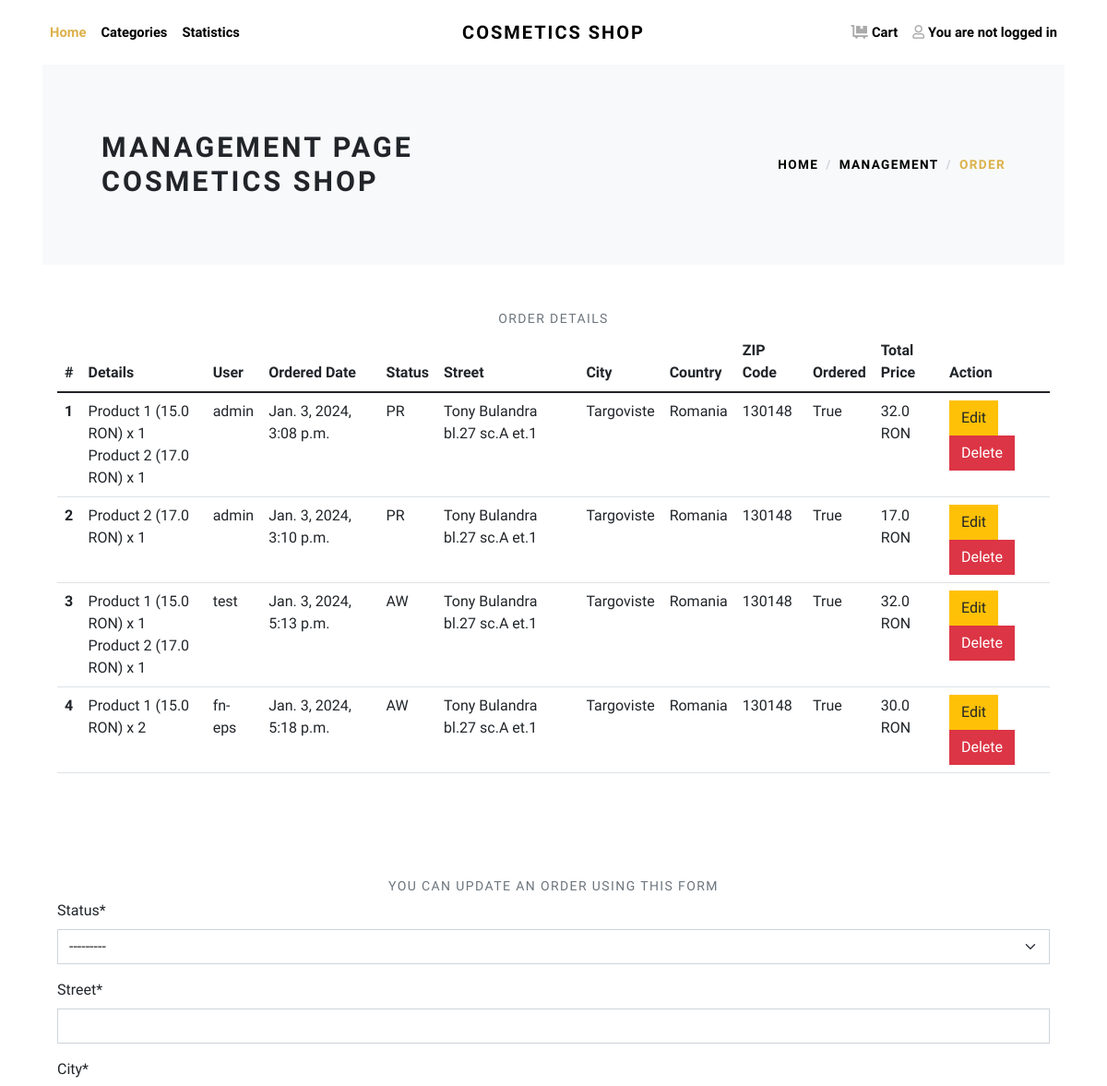
The app's page /management/order (upper part), older data.
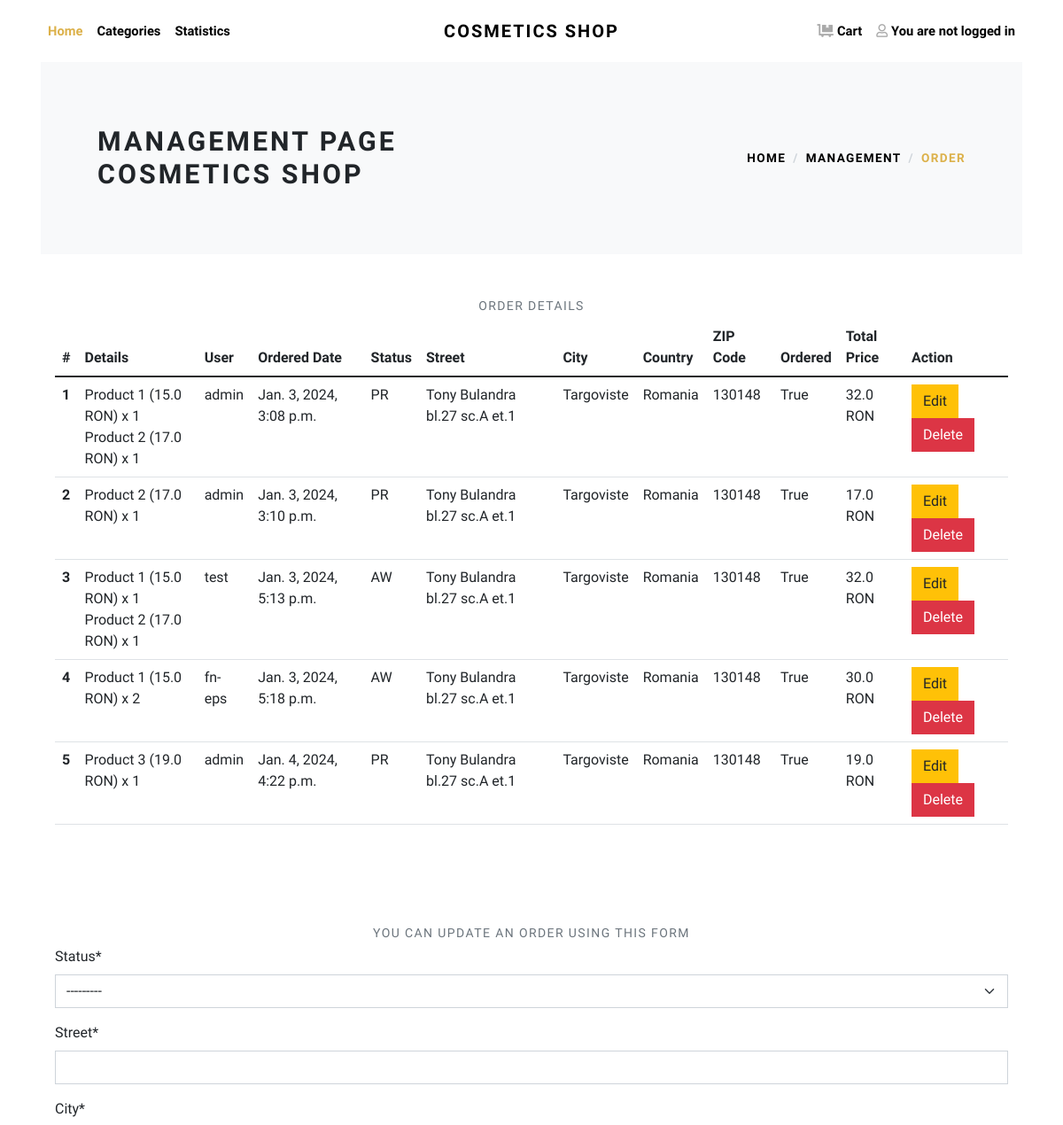
The same page, newer data.
### cosmetics/models.py (models this page shows, shortened)
class Order(models.Model):
    status = [
        ('AW', 'Awaiting'),
        ('PR', 'Processing'),
        ('FI', 'Finalized'),
    ]
    start_date = models.DateTimeField(auto_now_add=True)
    ordered_date = models.DateTimeField(blank=True, null=True)
    ordered = models.BooleanField(default=False)
    status = models.CharField(max_length=20, null=False, choices=status)
    street = models.CharField(max_length=100)
    city = models.CharField(max_length=100)
    country = models.CharField(max_length=100)
    zip_code = models.CharField(max_length=100)
    carts = models.ManyToManyField(Cart, blank=True, db_constraint=False)
    client = models.ForeignKey(Client, on_delete=models.CASCADE)
    def get_total(self):
        total = 0
        for order_item in self.carts.all():
            total += order_item.get_final_price()
        return total

class Cart(models.Model):
    quantity = models.PositiveIntegerField(default=1)
    product = models.ForeignKey(Product, on_delete=models.CASCADE)
    client = models.ForeignKey(Client, on_delete=models.CASCADE)
    ordered = models.BooleanField(default=False)
    def get_total_item_price(self):
        return self.quantity * self.product.price
    def get_final_price(self):
        return self.get_total_item_price()

class Product(models.Model):
    name = models.CharField(max_length=200, null=False, blank=False, unique=True)
    description = models.CharField(max_length=200, blank=True)
    price = models.FloatField(max_length=3, validators=[MinValueValidator(0.0)])
    quantity = models.PositiveIntegerField(default=0)
    icon = models.ImageField(blank=True, upload_to='product')
    category = models.ForeignKey(Category, on_delete=models.CASCADE)
    subcategory = models.ForeignKey(Subcategory, on_delete=models.CASCADE)
    manufacturer = models.ForeignKey(Manufacturer, on_delete=models.CASCADE)

class Client(AbstractUser):
    first_name = models.CharField(max_length=200, null=False)
    last_name = models.CharField(max_length=200, null=False)
    address = models.CharField(max_length=300, null=False)
    phone_number = models.CharField(max_length=15, unique=True)
    email = models.EmailField(unique=True)
    def __str__(self):
        return self.username

### cosmetics/views.py (the view)
# urls.py: path('management/order', cosmetics_views.manage_order, name='manage_order'),
def manage_order(request):
    order_form = OrderForm()
    orders = Order.objects.raw("SELECT * FROM cosmetics_order")
    context = {
        'order_form': order_form,
        'orders': orders,
    }
    return render(request, 'cosmetics/management/order.html', context)

### cosmetics/forms.py
class OrderForm(forms.ModelForm):
    class Meta:
        model = Order
        fields = ['status', 'street', 'city', 'country', 'zip_code']
    helper = FormHelper()
    helper.form_tag = False
    helper.form_class = 'form-group'
    helper.layout = Layout(
        Field('status', css_class='form-control col-md-5'),
        Field('street', css_class='form-control col-md-5'),
        Field('city', css_class='form-control col-md-5'),
        Field('country', css_class='form-control col-md-5'),
        Field('zip_code', css_class='form-control col-md-5'),
    )

### cosmetics/templates/cosmetics/management/order.html (shortened to what the changed rows need)
{% extends "base.html" %}
{% load crispy_forms_tags %}
{% block content %}
{% load static %}
<div class="container">
    <section class="py-5 bg-light">
        <div class="container">
            <div class="row px-4 px-lg-5 py-lg-4 align-items-center">
                <div class="col-lg-6">
                    <h1 class="h2 text-uppercase mb-0">Management page cosmetics shop</h1>
                </div>
            </div>
        </div>
    </section>
    <section class="py-5">
        <div class="container">
            <table class="table table-lg" cellspacing="0" width="100%">
                <thead>
                    <tr>
                        <th scope="col">#</th>
                        <th scope="col">Details</th>
                        <th scope="col">User</th>
                        <th scope="col">Ordered Date</th>
                        <th scope="col">Status</th>
                        <th scope="col">Street</th>
                        <th scope="col">City</th>
                        <th scope="col">Country</th>
                        <th scope="col">ZIP Code</th>
                        <th scope="col">Ordered</th>
                        <th scope="col">Total Price</th>
                        <th scope="col">Action</th>
                    </tr>
                </thead>
                <tbody>
                    {% for order in orders %}
                        <tr>
                            <th scope="row">{{ forloop.counter }}</th>
                            <td>
                                {% for item in order.carts.all %}
                                    {{ item.product.name }} ({{ item.product.price }} RON) x {{ item.quantity }} <br>
                                {% endfor %}
                            </td>
                            <td>{{ order.client }}</td>
                            <td>{{ order.ordered_date }}</td>
                            <td>{{ order.status }}</td>
                            <td>{{ order.street }}</td>
                            <td>{{ order.city }}</td>
                            <td>{{ order.country }}</td>
                            <td>{{ order.zip_code }}</td>
                            <td>{{ order.ordered }}</td>
                            <td>{{ order.get_total }} RON</td>
                            <td>
                                <a class="btn btn-warning" role="button" href="{% url 'update_order'  order.id %}">Edit</a>
                                <a class="btn btn-danger" role="button" data-bs-toggle="modal" data-bs-target="#delete-item-modal-{{ order.pk }}" id="delete-item-{{ order.pk }}">Delete</a>
                            </td>
                        </tr>
                    {% endfor %}
                </tbody>
            </table>
        </div>
    </section>
</div>
{% endblock %}

Row changes from the older to the newer data that the page shows:
added Order: client "admin", ordered_date "Jan. 4, 2024, 4:22 p.m.", status "PR", street "Tony Bulandra bl.27 sc.A et.1", city "Targoviste", country "Romania", zip_code "130148", ordered "True", get_total "19.0"
added Cart: product.name "Product 3", product.price "19.0", quantity "1", shown under "admin"
